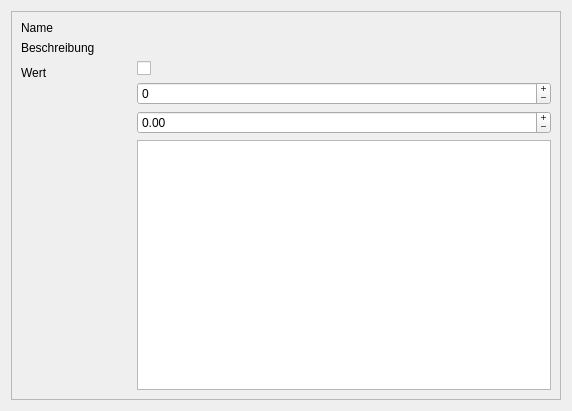
<?xml version="1.0" encoding="UTF-8"?>
<ui version="4.0">
 <class>dialog</class>
 <widget class="QWidget" name="dialog">
  <property name="geometry">
   <rect>
    <x>0</x>
    <y>0</y>
    <width>572</width>
    <height>411</height>
   </rect>
  </property>
  <property name="windowTitle">
   <string>Taverne - Einstellung bearbeiten...</string>
  </property>
  <layout class="QVBoxLayout" name="verticalLayout_2">
   <item>
    <widget class="QScrollArea" name="scrollArea">
     <property name="widgetResizable">
      <bool>true</bool>
     </property>
     <widget class="QWidget" name="scrollAreaWidgetContents">
      <property name="geometry">
       <rect>
        <x>0</x>
        <y>0</y>
        <width>552</width>
        <height>391</height>
       </rect>
      </property>
      <layout class="QFormLayout" name="formLayout">
       <item row="0" column="0">
        <widget class="QLabel" name="labelName_2">
         <property name="text">
          <string>Name</string>
         </property>
        </widget>
       </item>
       <item row="0" column="1">
        <widget class="QLabel" name="labelName">
         <property name="text">
          <string/>
         </property>
        </widget>
       </item>
       <item row="1" column="0">
        <widget class="QLabel" name="labelLabelBeschreibung">
         <property name="text">
          <string>Beschreibung</string>
         </property>
        </widget>
       </item>
       <item row="1" column="1">
        <widget class="QLabel" name="labelBeschreibung">
         <property name="text">
          <string/>
         </property>
         <property name="wordWrap">
          <bool>true</bool>
         </property>
        </widget>
       </item>
       <item row="2" column="0">
        <widget class="QLabel" name="labelWert">
         <property name="minimumSize">
          <size>
           <width>110</width>
           <height>0</height>
          </size>
         </property>
         <property name="text">
          <string>Wert</string>
         </property>
        </widget>
       </item>
       <item row="2" column="1">
        <layout class="QVBoxLayout" name="verticalLayout">
         <item>
          <widget class="QCheckBox" name="checkText">
           <property name="text">
            <string/>
           </property>
          </widget>
         </item>
         <item>
          <widget class="QSpinBox" name="spinText">
           <property name="buttonSymbols">
            <enum>QAbstractSpinBox::ButtonSymbols::PlusMinus</enum>
           </property>
           <property name="minimum">
            <number>-99999</number>
           </property>
           <property name="maximum">
            <number>99999</number>
           </property>
          </widget>
         </item>
         <item>
          <widget class="QDoubleSpinBox" name="dspinText">
           <property name="buttonSymbols">
            <enum>QAbstractSpinBox::ButtonSymbols::PlusMinus</enum>
           </property>
           <property name="minimum">
            <double>-99999.000000000000000</double>
           </property>
           <property name="maximum">
            <double>99999.000000000000000</double>
           </property>
          </widget>
         </item>
         <item>
          <widget class="QPlainTextEdit" name="teText"/>
         </item>
         <item>
          <spacer name="horizontalSpacer">
           <property name="orientation">
            <enum>Qt::Orientation::Horizontal</enum>
           </property>
           <property name="sizeHint" stdset="0">
            <size>
             <width>40</width>
             <height>0</height>
            </size>
           </property>
          </spacer>
         </item>
        </layout>
       </item>
      </layout>
     </widget>
    </widget>
   </item>
  </layout>
 </widget>
 <resources/>
 <connections/>
</ui>
